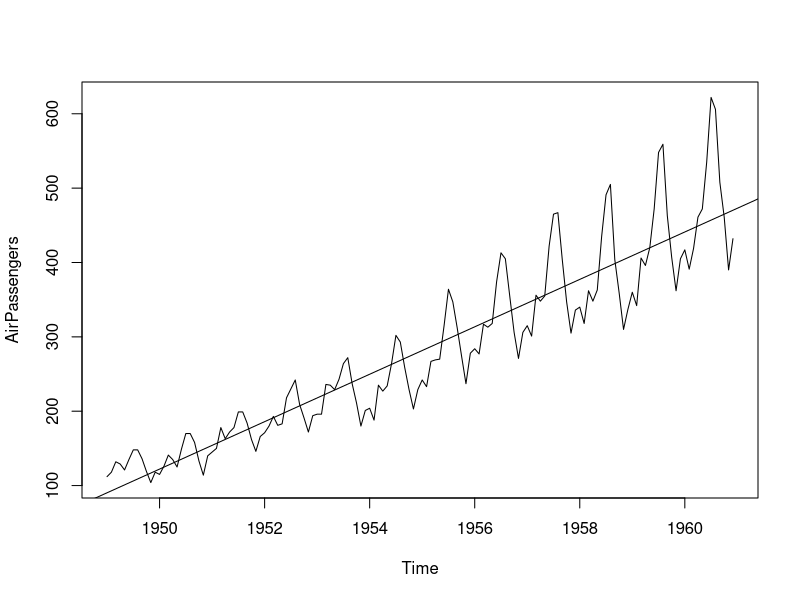
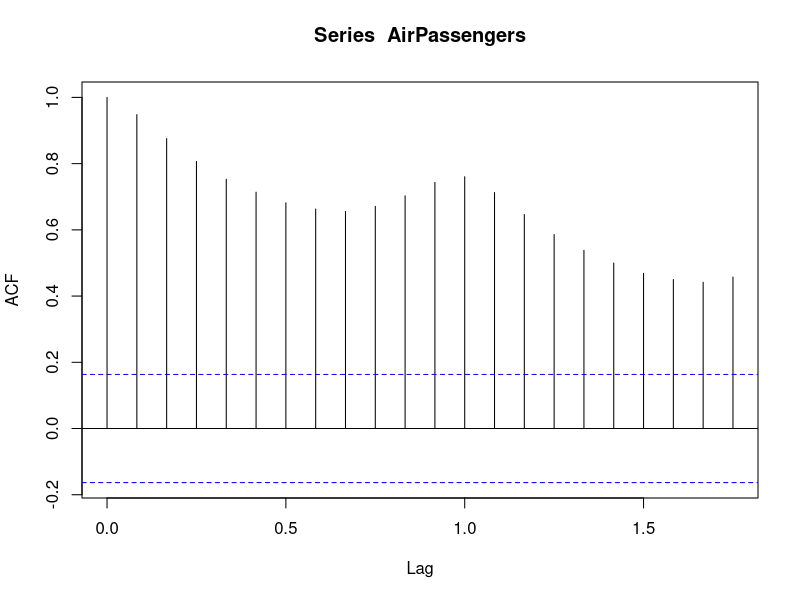
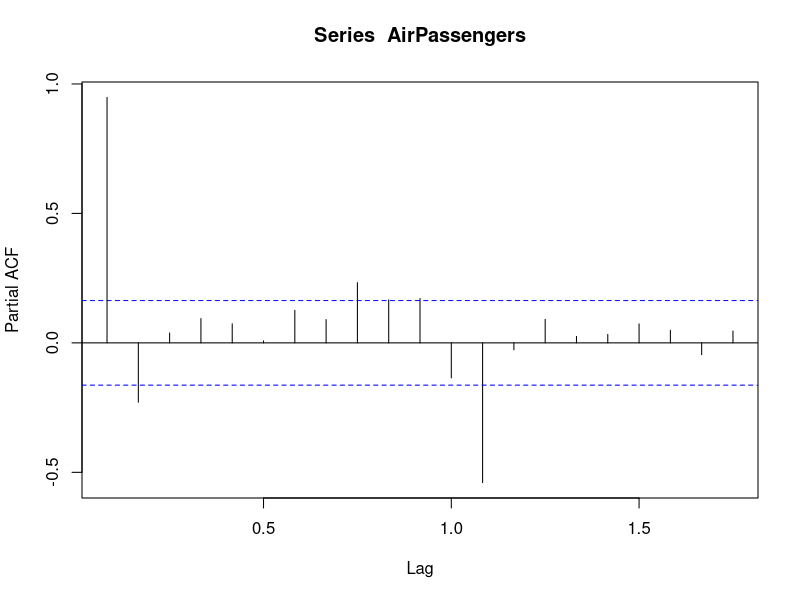
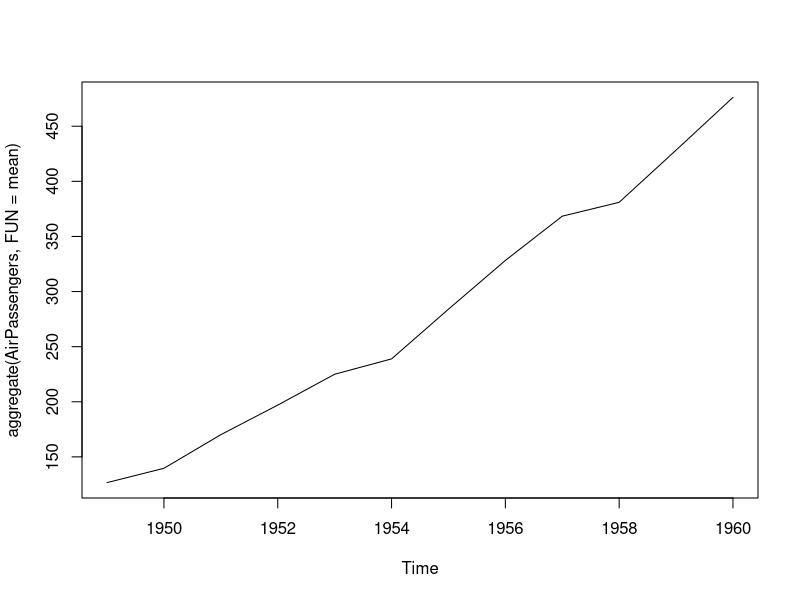
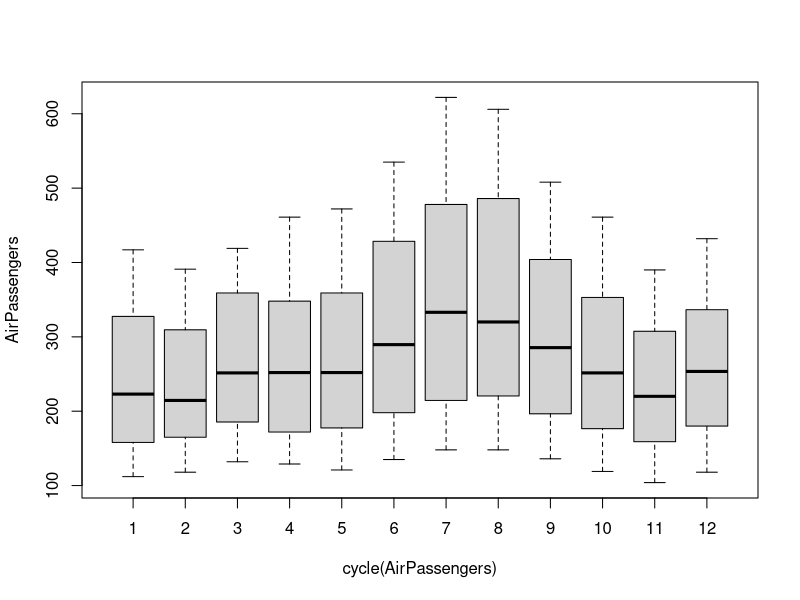
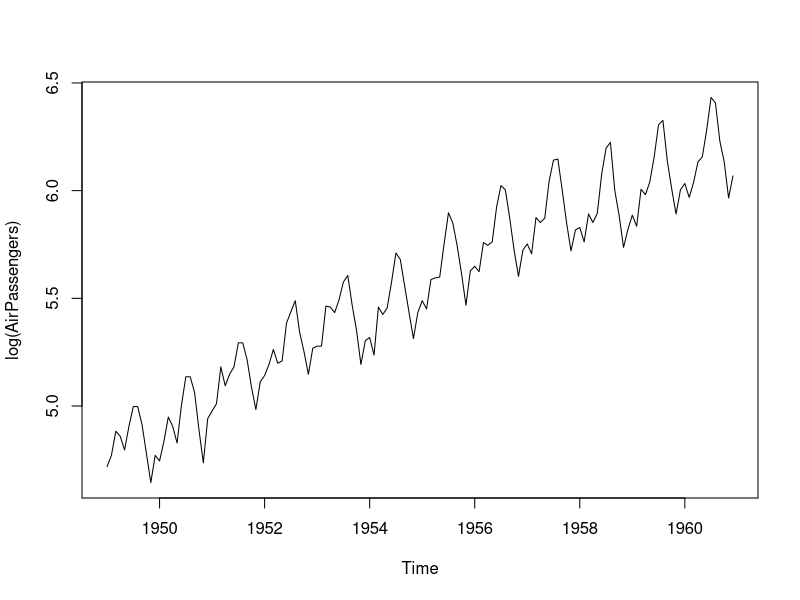
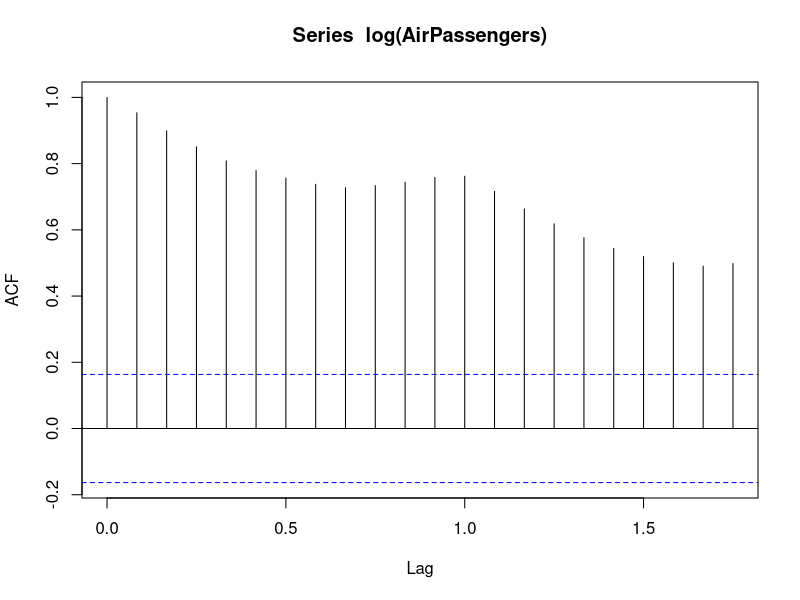
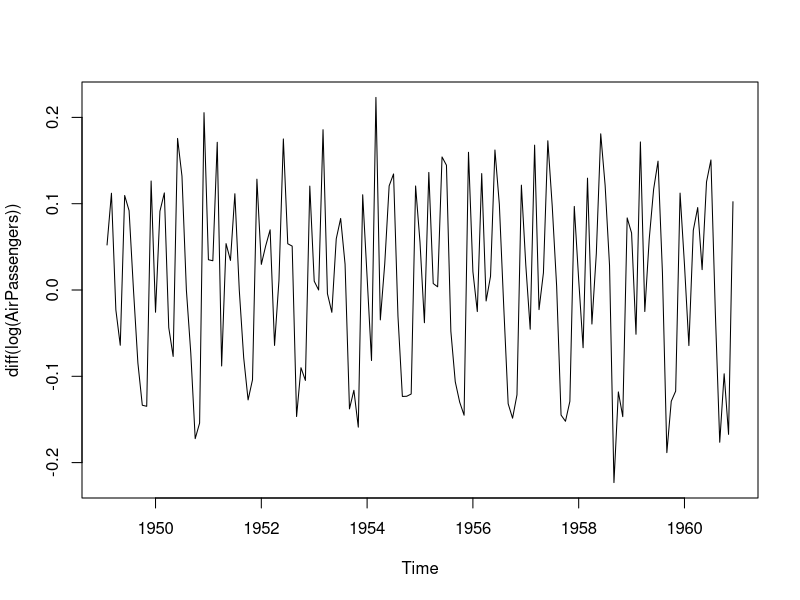

These figures' R source, in order:
#############################################################
# AirPassenger Data - ARIMA Model
#############################################################

# Data
AirPassengers

# Common command to eyeball data
class(AirPassengers)
start(AirPassengers)
end(AirPassengers)
frequency(AirPassengers)
cycle(AirPassengers) #cycle will print the cycle across years

# Plot
plot(AirPassengers)
abline(reg=lm(AirPassengers~time(AirPassengers)))
    #the distance btwn the top of lines in graph (sparkline) and btwn the respective trendline - abline is increasing over trend. This is called variance
      #when variance is not stationary, you can't do TSA
      #mean is also increasing here,which shd also be stationary
      #both shd be constant

time(AirPassengers)

acf(AirPassengers)
pacf(AirPassengers)

# both variance and mean need to be constant

plot(aggregate(AirPassengers,FUN = mean))  #general trend before further analysis, breaking data into yearwise. It shows uptrend

#box plot to measure seasonality of the data
boxplot(AirPassengers~cycle(AirPassengers))

#making the data stationary, by removing the variance --> by taking log values of the data
# this makes variance equal (Homogenizing the mean)

plot(log(AirPassengers)) #removed variance
acf(log(AirPassengers))
plot(diff(log(AirPassengers))) #mean is stationary

# now data is stationary to do TSA

# ARIMA

library(tseries)
acf(AirPassengers) #autocorrelation factor
acf(diff(log(AirPassengers)))
    # lines within the range only will be considered
    # acf will give q value.
    # the first line which is qualified is considered. The q value will be the line before this. Here, line 1 is disqualified. the 2nd is considered. therefore line before that is q value
    # q val = 1

pacf(diff(log(AirPassengers))) #p=0

#p d q values
# d is the no of times you differentiate to make the mean stationary
plot(diff(log(AirPassengers)))

#Fitting ARIMA model for predicting next 10 years
fit = arima(log(AirPassengers),c(0,1,1),seasonal=list(order=c(0,1,1)))
fit
pred <- predict(fit,n.ahead = 10*12)  #10 years * 12 months
    #the prediction values are in log form
    #Converting them to original form, we need to transform them using e value which is equal to 2.718
pred

pred1 <- round(2.718^pred$pred,0) #these are e raised to pred values, round off digits = 0

pred1

ts.plot(AirPassengers, pred1,log="y",lty=c(1,3))

#Testing Model
datawide = ts(AirPassengers, frequency = 12, start = c(1949,1), end = c(1959,12))

fit <- arima(log(datawide),c(0,1,1),seasonal = list(order=c(0,1,1),period = 12))

pred = predict(fit,n.ahead = 10*12)

pred1 = 2.718^pred$pred

data1 <- round(head(pred1,12),0) #predicted value

data2 <- round(tail(AirPassengers,12),0)  #original values

plot(data1,col="red",type="l")
lines(data2,col="blue")

#extending the original plot
ts.plot(AirPassengers,pred1,log="y",lty=c(1,3))
